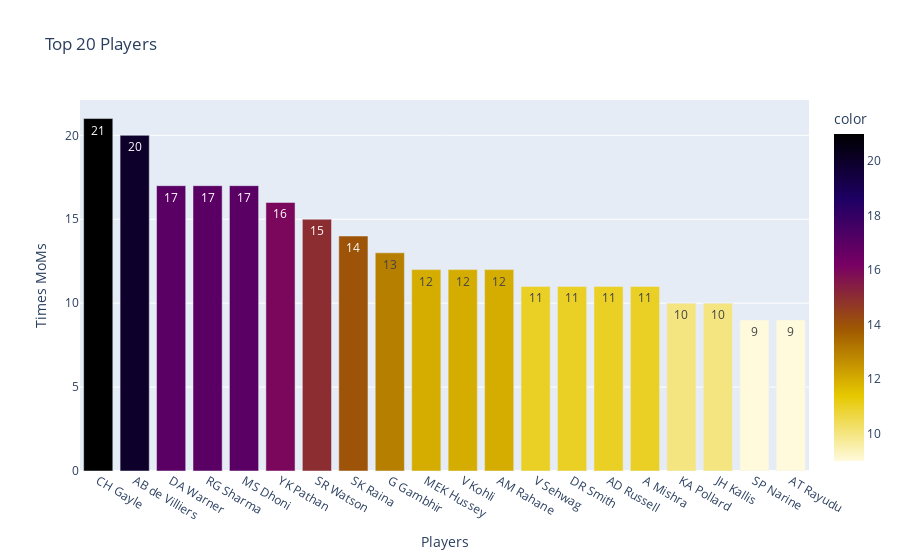

The notebook cell this image was saved under:
### Markdown cell above
<a id="section-eight"></a>
# Top 20 Players Of The IPL

### Code cell
x = df1['player_of_match'].value_counts().head(20).index
y = df1['player_of_match'].value_counts().head(20).values
px.bar(df1, x = x, y = y, title = 'Top 20 Players',
       color = y,
       color_continuous_scale = 'electric_r',
       labels = {'x':'Players','y':'Times MoMs'},
      text = y)

### Figure 1 — Plotly figure (JSON) as saved in the notebook; plotly's stock layout.template omitted (floating-point values rounded to 4 significant figures)
{"data": [{"alignmentgroup": "True", "hovertemplate": "Players=%{x}<br>Times MoMs=%{y}<br>text=%{text}<br>color=%{marker.color}<extra></extra>", "legendgroup": "", "marker": {"color": [21, 20, 17, 17, 17, 16, 15, 14, 13, 12, 12, 12, 11, 11, 11, 11, 10, 10, 9, 9], "coloraxis": "coloraxis", "pattern": {"shape": ""}}, "name": "", "offsetgroup": "", "orientation": "v", "showlegend": false, "text": [21.0, 20.0, 17.0, 17.0, 17.0, 16.0, 15.0, 14.0, 13.0, 12.0, 12.0, 12.0, 11.0, 11.0, 11.0, 11.0, 10.0, 10.0, 9.0, 9.0], "textposition": "auto", "type": "bar", "x": ["CH Gayle", "AB de Villiers", "DA Warner", "RG Sharma", "MS Dhoni", "YK Pathan", "SR Watson", "SK Raina", "G Gambhir", "MEK Hussey", "V Kohli", "AM Rahane", "V Sehwag", "DR Smith", "AD Russell", "A Mishra", "KA Pollard", "JH Kallis", "SP Narine", "AT Rayudu"], "xaxis": "x", "y": [21, 20, 17, 17, 17, 16, 15, 14, 13, 12, 12, 12, 11, 11, 11, 11, 10, 10, 9, 9], "yaxis": "y"}], "layout": {"barmode": "relative", "coloraxis": {"colorbar": {"title": {"text": "color"}}, "colorscale": [[0.0, "rgb(255,250,220)"], [0.2, "rgb(230,200,0)"], [0.4, "rgb(160,90,0)"], [0.6, "rgb(120,0,100)"], [0.8, "rgb(30,0,100)"], [1.0, "rgb(0,0,0)"]]}, "legend": {"tracegroupgap": 0}, "title": {"text": "Top 20 Players"}, "xaxis": {"anchor": "y", "domain": [0.0, 1.0], "title": {"text": "Players"}}, "yaxis": {"anchor": "x", "domain": [0.0, 1.0], "title": {"text": "Times MoMs"}}}}
